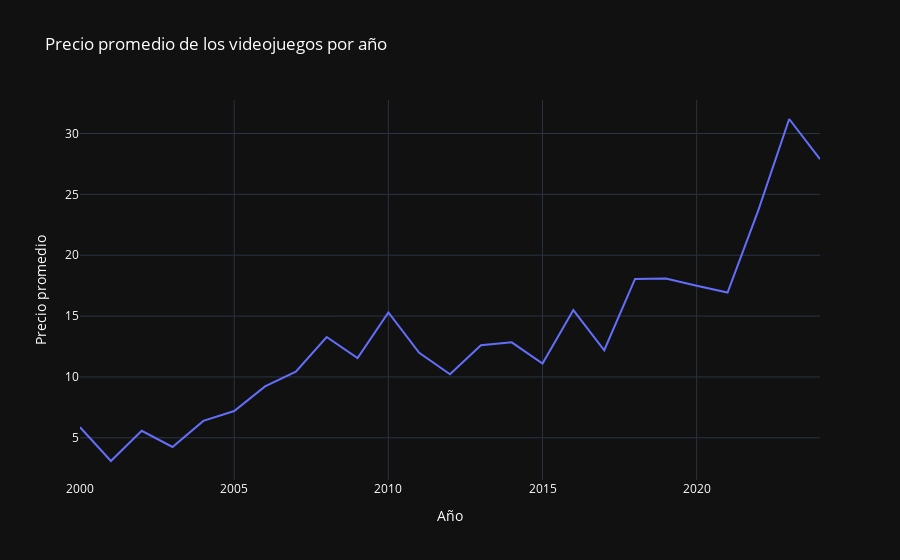

Notebook code cell kept with this figure:
### Code cell
precio_anual = videogames_data.groupby('release_year')['price'].mean()

fig = go.Figure()
fig.add_trace(go.Scatter(x=precio_anual.index, y=precio_anual, mode='lines'))

# Ajustar márgenes y fondo
fig.update_layout(
    font_color="white",                   
    title='Precio promedio de los videojuegos por año',
    xaxis_title='Año',
    yaxis_title='Precio promedio',
    template='plotly_dark'
)


fig.show()
# Guardar el gráfico como archivo HTML
fig.write_html("graphs/tu_gráfico.html")

### Figure 1 — Plotly figure (JSON) as saved in the notebook; plotly's stock layout.template omitted (floating-point values rounded to 4 significant figures)
{"data": [{"mode": "lines", "type": "scatter", "x": ["2000-01-01T00:00:00", "2001-01-01T00:00:00", "2002-01-01T00:00:00", "2003-01-01T00:00:00", "2004-01-01T00:00:00", "2005-01-01T00:00:00", "2006-01-01T00:00:00", "2007-01-01T00:00:00", "2008-01-01T00:00:00", "2009-01-01T00:00:00", "2010-01-01T00:00:00", "2011-01-01T00:00:00", "2012-01-01T00:00:00", "2013-01-01T00:00:00", "2014-01-01T00:00:00", "2015-01-01T00:00:00", "2016-01-01T00:00:00", "2017-01-01T00:00:00", "2018-01-01T00:00:00", "2019-01-01T00:00:00", "2020-01-01T00:00:00", "2021-01-01T00:00:00", "2022-01-01T00:00:00", "2023-01-01T00:00:00", "2024-01-01T00:00:00"], "y": [5.873, 3.093, 5.574, 4.246, 6.386, 7.201, 9.223, 10.44, 13.28, 11.55, 15.3, 11.98, 10.21, 12.61, 12.84, 11.1, 15.5, 12.19, 18.05, 18.08, 17.49, 16.93, 23.7, 31.19, 27.89]}], "layout": {"font": {"color": "white"}, "title": {"text": "Precio promedio de los videojuegos por año"}, "xaxis": {"title": {"text": "Año"}}, "yaxis": {"title": {"text": "Precio promedio"}}}}
